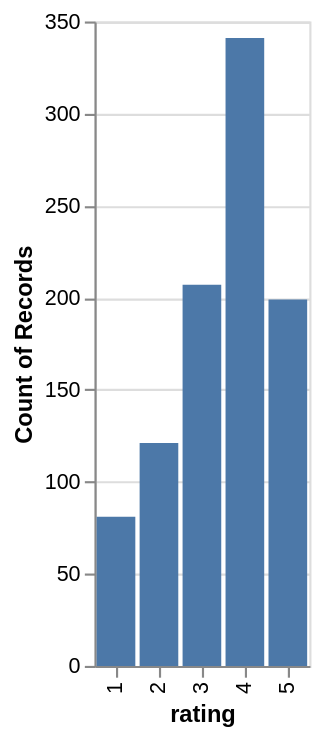

The notebook cell saved with this chart:
### Code cell
#Histogram to show distribution of ratings
alt.Chart(yelp).mark_bar().encode(
    alt.X("rating:O"),
    y='count()',
)

### Figure 1 — Vega-Lite specification as saved in the notebook (floating-point values rounded to 4 significant figures; data arrays with more than 128 entries replaced by an {"elided": "..."} marker saying what was removed)
{"config": {"view": {"continuousWidth": 300, "continuousHeight": 300}}, "data": {"name": "data-a76e328491e2eb22a328e32e0375a6db"}, "mark": {"type": "bar"}, "encoding": {"x": {"field": "rating", "type": "ordinal"}, "y": {"aggregate": "count", "type": "quantitative"}}, "$schema": "https://vega.github.io/schema/vega-lite/v5.20.1.json", "datasets": {"data-a76e328491e2eb22a328e32e0375a6db": {"elided": "949 records"}}}
